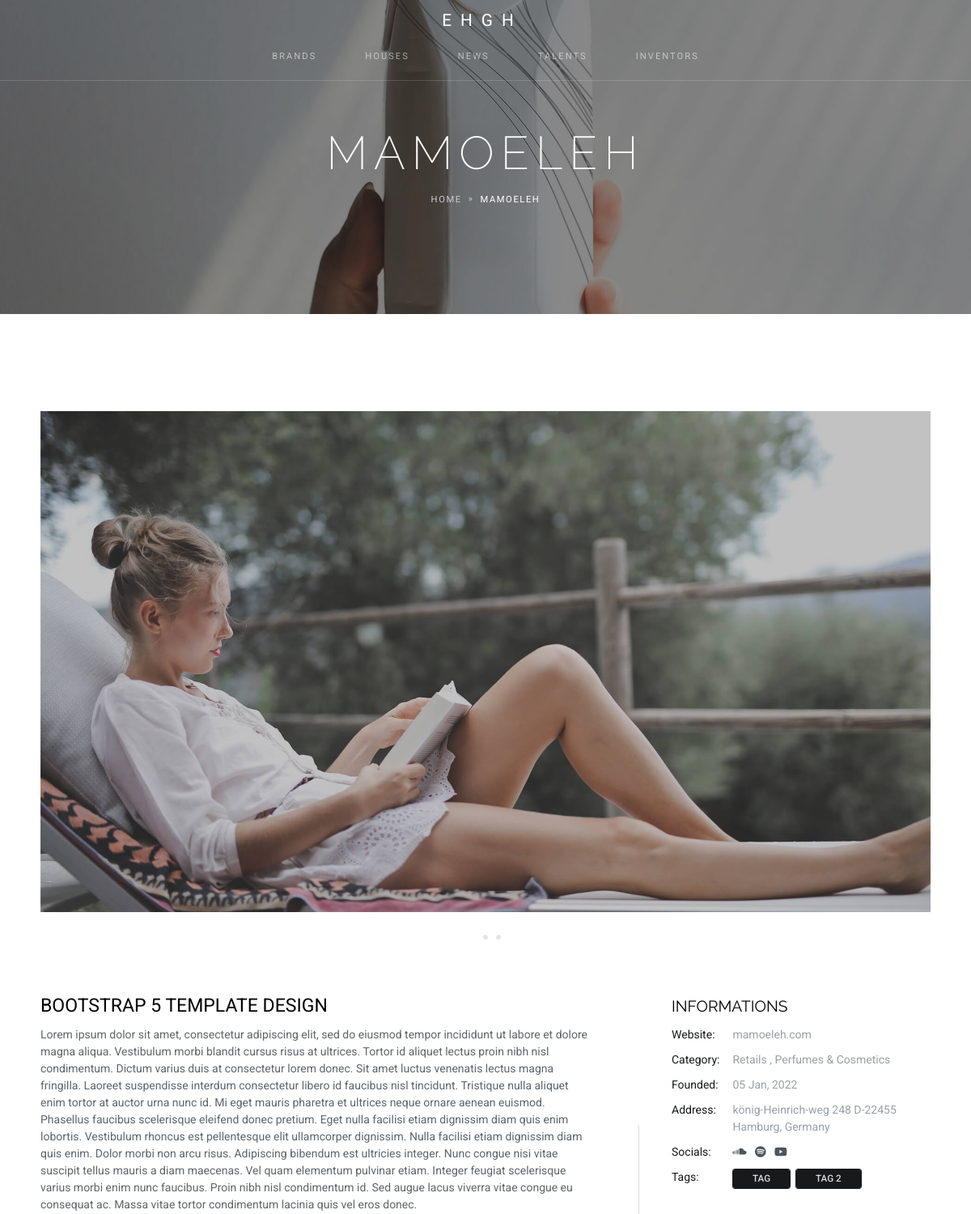
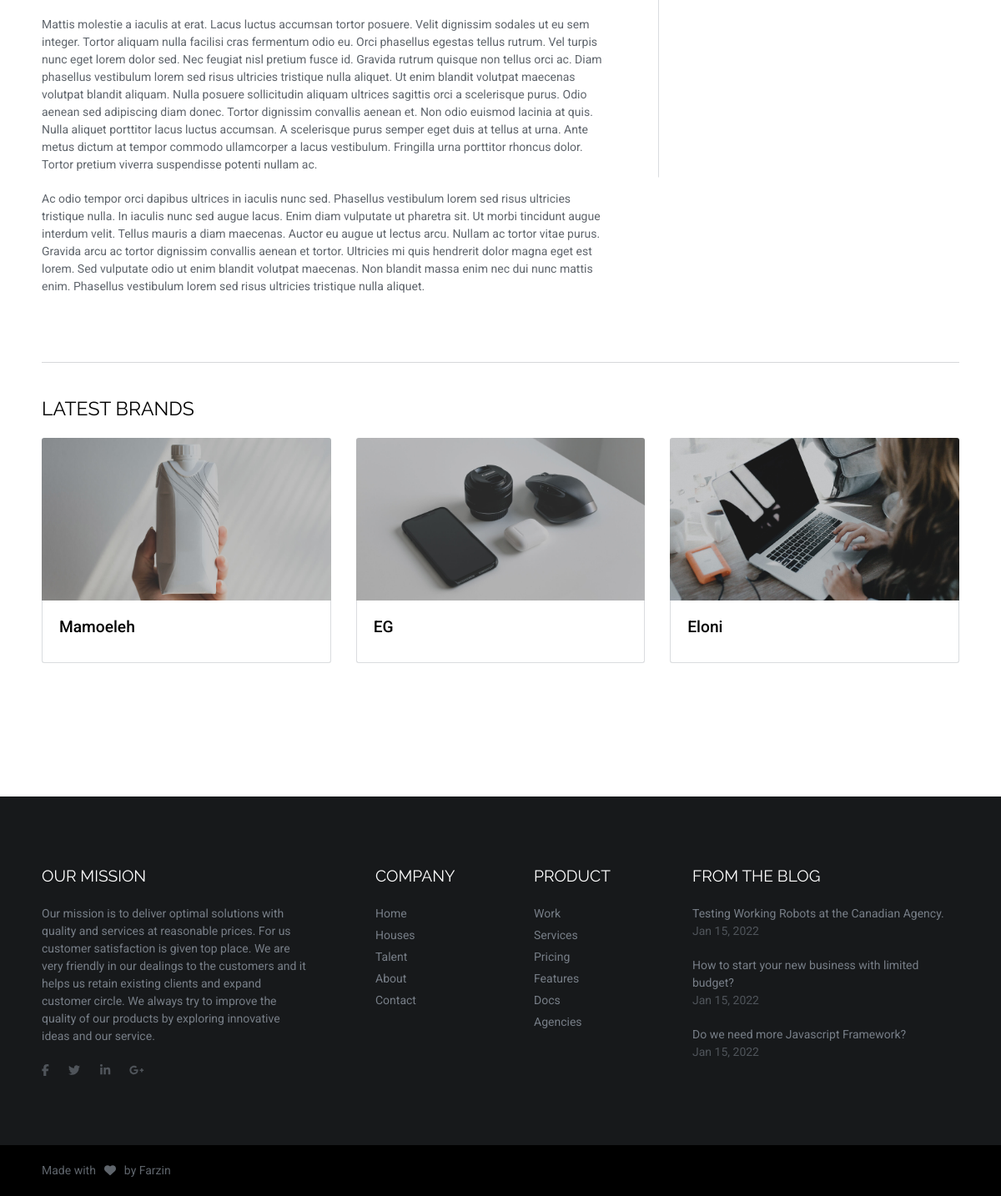
/brands/mamoeleh, run on the app's committed database (2 pictures, top to bottom).
### brands/models.py (models this page shows, shortened)
class Brands(models.Model):
    STATUS_CHOICES = (
        ('d', 'Draft'),
        ('p', 'Publish')
    )
    title = models.CharField(max_length=300)
    slug = models.SlugField(max_length=200, unique=True)
    tags = models.ManyToManyField(Tags, related_name='brands', blank=True)
    description = HTMLField()
    founded = models.DateTimeField(default=timezone.now)
    line = models.ManyToManyField(Line, related_name='brands')
    website = models.CharField(max_length=300,blank=True,null=True)
    address = models.CharField(max_length=500,blank=True,null=True)
    image = models.ImageField(upload_to='brands')
    created = models.DateTimeField(auto_now_add=True)
    updated = models.DateTimeField(auto_now=True)
    status = models.CharField(max_length=1, choices=STATUS_CHOICES)
    keywords = models.CharField(max_length=300, null=True)
    seo_description = models.TextField(null=True)

class Slider(models.Model):
    title = models.CharField(max_length=200)
    description = models.TextField(null=True)
    image = models.ImageField(upload_to='slider')
    home_data = models.ForeignKey(Brands, null=True, on_delete=models.SET_NULL, related_name='sliders')

class Line(models.Model):
    title = models.CharField(max_length=300)
    slug = models.SlugField(max_length=200, unique=True)
    status = models.BooleanField(default=True)

class SocialLinks(models.Model):
    label = models.CharField(max_length=120, null=True)
    icon = models.CharField(null=True, max_length=200)
    link = models.CharField(max_length=200,blank=True,null=True)
    main_data = models.ForeignKey(Brands, null=True, on_delete=models.SET_NULL, related_name='socials')

class Tags(models.Model):
    title = models.CharField(max_length=300)
    slug = models.SlugField(max_length=200, unique=True)
    status = models.BooleanField(default=True)

### brands/views.py (the view)
# urls.py: path('brands/<slug:slug>', BrandsDetailView.as_view(), name='detail_view'),
class BrandsDetailView(DetailView):
    model = Brands
    context_object_name = 'brand'
    queryset = Brands.objects.filter(status='p')
    template_name = 'brands_detail.html'
    def get_context_data(self, **kwargs):
        context = super().get_context_data(**kwargs)
        context['lines'] = Line.objects.filter(status=True)
        context['tags'] = Tags.objects.filter(status=True)
        context['latest'] = Brands.objects.filter(status="p").order_by('-created')[:4]
        return context

### brands/templates/brands_detail.html (shortened to what this page needs)
{% extends 'base/main_base.html' %}
{% load static %}
{% block content %}
<section class="text-center overflow-hidden py-0" data-zanim-timeline="{}" data-zanim-trigger="scroll">
    <div class="bg-holder overlay  parallax" style="background-image:url({{ brand.image.url }});">
    </div>
    <div class="container-fluid">
        <div class="header-overlay"></div>
        <div class="position-relative pt-10 pb-8">
        <div class="header-text">
            <div class="overflow-hidden">
            <h1 class="display-3 fs-7 text-white fw-lighter ls-2" data-zanim-xs='{"duration":2,"delay":0}'>{{ brand.title }}</h1>
            </div>
            <div class="overflow-hidden">
            <div class="d-flex justify-content-center" data-zanim-xs='{"duration":2,"delay":0.1}'>
                <nav aria-label="breadcrumb">
                <ol class="breadcrumb text-uppercase ls-2">
                    <li class="breadcrumb-item"><a class="text-400 hover-color-white" href="{% url "page:home" %}">Home</a></li>
                    <li class="breadcrumb-item active" aria-current="page">{{ brand.title }}</li>
                </ol>
                </nav>
            </div>
            </div>
        </div>
        </div>
    </div>
</section>
<section>
    <div class="container">
        <div class="row">
        <div class="col-12 mb-4">
            <div class="swiper theme-slider" data-swiper='{"autoplay":true,"spaceBetween":5,"loop":true,"loopedSlides":5,"slideToClickedSlide":true}'>
            <div class="swiper-wrapper">
                {% for item in brand.sliders.all  %}<div class="swiper-slide"><img class="img-fluid" src="{{ item.image.url }}" alt="{{ item.title }}" /></div>{% endfor %}
            </div>
            <div class="swiper-pagination"></div>
            </div>
        </div>
        <div class="col-lg-8 pe-lg-5 mb-4 mb-lg-0 position-relative">
            <h4 class="fw-normal font-base">Bootstrap 5 Template Design</h4>
            {{ brand.description|safe }}
        </div>
        <div class="col-lg-4 ps-lg-4">
            <h5 class="fw-normal mb-1">Informations</h5>
            <table class="table table-borderless mb-0">
            <tr>
                <td class="py-1 ps-0 text-dark">Website: </td>
                <td class="py-1"><a class="text-600" href="https://{{ brand.website }}">{{ brand.website }}</a></td>
            </tr>
            <tr>
                <td class="py-1 ps-0 text-dark">Category:</td>
                <td class="py-1 text-600">{% for item in brand.line.all  %}{% if forloop.first %}{% else %}, {% endif %}{{ item.title }} {% endfor %}</td>
            </tr>
            <tr>
                <td class="py-1 ps-0 text-dark">Founded:</td>
                <td class="py-1 text-600">05 Jan, 2022</td>
            </tr>
            <tr>
                <td class="py-1 ps-0 text-dark">Address:</td>
                <td class="py-1 text-600">{{ brand.address }}</td>
            </tr>
            <tr>
                <td class="py-1 ps-0 text-dark">Socials:</td>
                <td class="py-1 text-600">
                    <li class="list-inline-item me-0">
                        {% for item in brand.socials.all  %}<a class="text-900 hover-color-white pe-2" href="{{ item.link }}"><span class="{{ item.icon }}"></span></a>{% endfor %}
                    </li>
                </td>
            </tr>
            <tr>
                <td class="py-1 ps-0 text-dark">Tags:</td>
                <td class="py-1 text-600">
                    {% for item in brand.tags.all  %}<a class="btn btn-dark btn-sm hvr-sweep-top me-1 mb-1" href="#!">{{ item.title }}</a>{% endfor %}
                </td>
            </tr>
            </table>
        </div>
        </div>
        <div class="row">
            <div class="col-12">
                <hr class="mt-5 mb-4" />
                <h4 class="fw-normal mb-3">Latest Brands</h4>
            </div>
            <div class="swiper theme-slider" data-swiper='{"spaceBetween":30,"loop":true,"slidesPerView":1,"breakpoints":{"670":{"slidesPerView":2},"1200":{"slidesPerView":3}}}'>
                <div class="swiper-wrapper">
                    {% for item in latest %}
                        <div class="swiper-slide">
                            <div class="h-100 mb-4">
                                <a href="{% url "brands:detail_view" item.slug %}">
                                    <img class="img-fluid rounded-top" src="{{ item.image.url }}" alt="{{ item.title }}">
                                </a>
                                <div class="p-3 border rounded-bottom border-top-0">
                                    <h5 class="font-base text-transform-none fw-medium lh-1"><a class="text-black" href="pages/single-post.html">{{ item.title }}</a></h5>
                                </div>
                            </div>
                        </div>
                    {% endfor %}
                </div>
            </div>
        </div>
    </div>
</section>
{% endblock content %}

### data on the page
Brands: image (picture), title "MAMOELEH", description "Lorem ipsum dolor sit amet, consectetur adipiscing elit, sed do eiusmod tempor incididunt ut labore et dolore magna aliqua. Vestibulum morbi blandit cursus risus at ultrices. Tortor id aliquet lectus proin nibh nisl condimentum. Dictum varius duis at consectetur lorem donec. Sit amet luctus venenatis lectus magna fringilla. Laoreet suspendisse interdum consectetur libero id faucibus nisl tincidunt. Tristique nulla aliquet enim tortor at auctor urna nunc id. Mi eget mauris pharetra et ultrices neque ornare aenean euismod. Phasellus faucibus scelerisque eleifend donec pretium. Eget nulla facilisi etiam dignissim diam quis enim lobortis. Vestibulum rhoncus est pellentesque elit ullamcorper…", website "mamoeleh.com", address "könig-Heinrich-weg 248 D-22455 Hamburg, Germany", title "Mamoeleh"
Slider: image (picture)
Line: title "Retails"
Line: title "Perfumes & Cosmetics"
Tags: title "TAG"
Tags: title "TAG 2"
Brands: image (picture), title "EG"
Brands: image (picture), title "Eloni"
